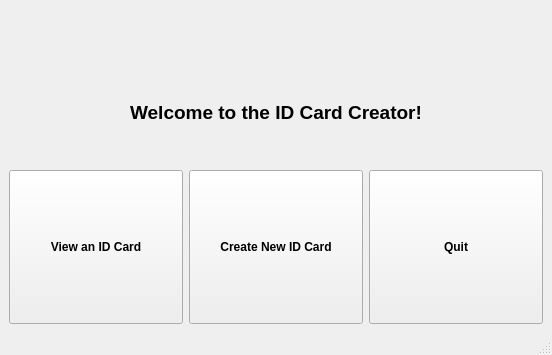
<?xml version="1.0" encoding="UTF-8"?>
<ui version="4.0">
 <class>MainWindow</class>
 <widget class="QMainWindow" name="MainWindow">
  <property name="geometry">
   <rect>
    <x>0</x>
    <y>0</y>
    <width>552</width>
    <height>355</height>
   </rect>
  </property>
  <property name="windowTitle">
   <string>MainWindow</string>
  </property>
  <widget class="QWidget" name="centralwidget">
   <layout class="QVBoxLayout" name="verticalLayout_2">
    <item>
     <layout class="QVBoxLayout" name="verticalLayout">
      <item>
       <layout class="QHBoxLayout" name="horizontalLayout_2">
        <item>
         <spacer name="horizontalSpacer">
          <property name="orientation">
           <enum>Qt::Orientation::Horizontal</enum>
          </property>
          <property name="sizeHint" stdset="0">
           <size>
            <width>40</width>
            <height>20</height>
           </size>
          </property>
         </spacer>
        </item>
        <item>
         <widget class="QLabel" name="label_logo">
          <property name="text">
           <string/>
          </property>
         </widget>
        </item>
        <item>
         <spacer name="horizontalSpacer_2">
          <property name="orientation">
           <enum>Qt::Orientation::Horizontal</enum>
          </property>
          <property name="sizeHint" stdset="0">
           <size>
            <width>40</width>
            <height>20</height>
           </size>
          </property>
         </spacer>
        </item>
       </layout>
      </item>
      <item>
       <widget class="QLabel" name="label_welcome">
        <property name="font">
         <font>
          <pointsize>14</pointsize>
          <bold>true</bold>
         </font>
        </property>
        <property name="text">
         <string>Welcome to the ID Card Creator!</string>
        </property>
        <property name="alignment">
         <set>Qt::AlignmentFlag::AlignCenter</set>
        </property>
       </widget>
      </item>
      <item>
       <spacer name="horizontalSpacer_3">
        <property name="orientation">
         <enum>Qt::Orientation::Horizontal</enum>
        </property>
        <property name="sizeHint" stdset="0">
         <size>
          <width>40</width>
          <height>20</height>
         </size>
        </property>
       </spacer>
      </item>
     </layout>
    </item>
    <item>
     <layout class="QHBoxLayout" name="horizontalLayout">
      <item>
       <widget class="QPushButton" name="pushButton_viewCard">
        <property name="sizePolicy">
         <sizepolicy hsizetype="Minimum" vsizetype="Preferred">
          <horstretch>0</horstretch>
          <verstretch>0</verstretch>
         </sizepolicy>
        </property>
        <property name="font">
         <font>
          <bold>true</bold>
         </font>
        </property>
        <property name="text">
         <string>View an ID Card</string>
        </property>
       </widget>
      </item>
      <item>
       <widget class="QPushButton" name="pushButton_createMain">
        <property name="sizePolicy">
         <sizepolicy hsizetype="Minimum" vsizetype="Preferred">
          <horstretch>0</horstretch>
          <verstretch>0</verstretch>
         </sizepolicy>
        </property>
        <property name="font">
         <font>
          <bold>true</bold>
         </font>
        </property>
        <property name="text">
         <string>Create New ID Card</string>
        </property>
       </widget>
      </item>
      <item>
       <widget class="QPushButton" name="pushButton_quitMain">
        <property name="sizePolicy">
         <sizepolicy hsizetype="Minimum" vsizetype="Preferred">
          <horstretch>0</horstretch>
          <verstretch>0</verstretch>
         </sizepolicy>
        </property>
        <property name="font">
         <font>
          <bold>true</bold>
         </font>
        </property>
        <property name="text">
         <string>Quit</string>
        </property>
       </widget>
      </item>
     </layout>
    </item>
   </layout>
  </widget>
  <widget class="QMenuBar" name="menubar">
   <property name="geometry">
    <rect>
     <x>0</x>
     <y>0</y>
     <width>552</width>
     <height>25</height>
    </rect>
   </property>
  </widget>
  <widget class="QStatusBar" name="statusbar"/>
 </widget>
 <resources/>
 <connections/>
</ui>
